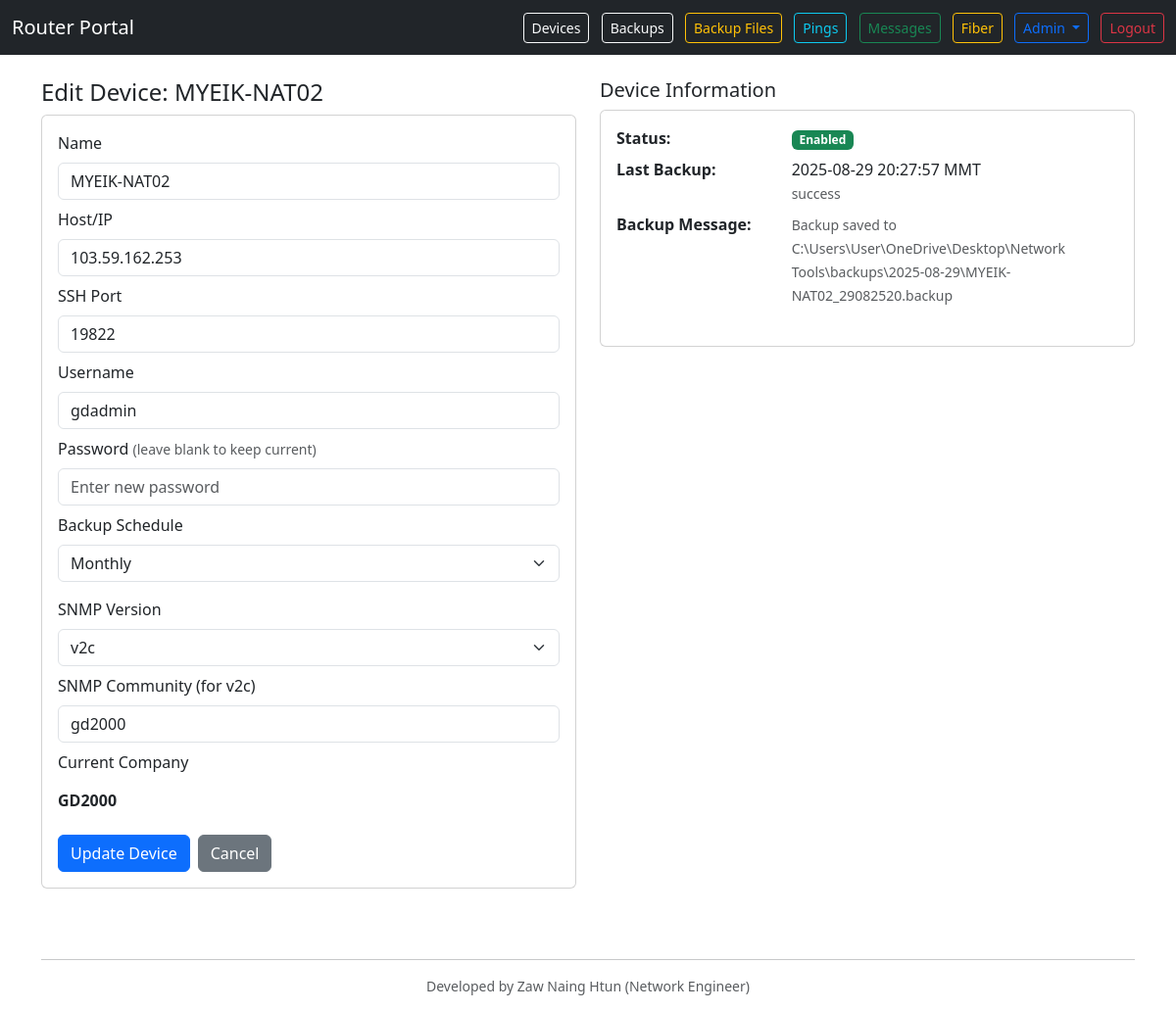
The app's page /devices/edit/3 (signed in) with its own data.
### models.py (models this page shows)
class Device(db.Model):
    __tablename__ = 'devices'
    id = db.Column(db.Integer, primary_key=True)
    name = db.Column(db.String(128), unique=True, nullable=False)
    host = db.Column(db.String(255), nullable=False)
    username = db.Column(db.String(128), nullable=False)
    password = db.Column(db.String(255), nullable=False)
    port = db.Column(db.Integer, nullable=False, default=22)
    enabled = db.Column(db.Boolean, nullable=False, default=True)
    snmp_version = db.Column(db.String(8), nullable=False, default='v2c')
    snmp_community = db.Column(db.String(128))
    company_id = db.Column(db.Integer, db.ForeignKey('companies.id'))
    schedule = db.Column(db.String(16), nullable=False, default='manual')
    last_backup_status = db.Column(db.String(16))  # success | fail | None
    last_backup_time = db.Column(db.DateTime(timezone=True))
    last_backup_message = db.Column(db.Text)
    metrics = db.relationship('ResourceMetric', backref='device', cascade='all, delete-orphan')
    last_cpu_alert_at = db.Column(db.DateTime(timezone=True))
    last_ram_alert_at = db.Column(db.DateTime(timezone=True))
    last_storage_alert_at = db.Column(db.DateTime(timezone=True))

### app.py (the view, shortened to what this page needs)
    @app.route('/devices/edit/<int:device_id>', methods=['GET', 'POST'])
    @login_required
    def edit_device(device_id: int):
        device = Device.query.get_or_404(device_id)
        user_company_ids = get_user_company_ids(current_user.id)
        if device.company_id not in user_company_ids:
            flash('You do not have access to this device.', 'danger')
            return redirect(url_for('devices_page'))
        user_companies = Company.query.filter(Company.id.in_(user_company_ids)).order_by(Company.name.asc()).all()
        return render_template('edit_device.html', device=device, companies=user_companies)

### app.py (called while the page is built)
def get_user_company_ids(user_id: int) -> list:
    if User.query.get(user_id).is_superadmin:
        return [c.id for c in Company.query.all()]
    user_companies = UserCompany.query.filter_by(user_id=user_id).all()
    return [uc.company_id for uc in user_companies]

### templates/edit_device.html (shortened to what this page needs)
{% extends 'base.html' %}
{% block content %}
<div class="row">
  <div class="col-md-6">
    <h4>Edit Device: {{ device.name }}</h4>
    <form method="post" class="card card-body mb-4">
      <div class="mb-2">
        <label class="form-label">Name</label>
        <input type="text" name="name" class="form-control" value="{{ device.name }}" required>
      </div>
      <div class="mb-2">
        <label class="form-label">Host/IP</label>
        <input type="text" name="host" class="form-control" value="{{ device.host }}" required>
      </div>
      <div class="mb-2">
        <label class="form-label">SSH Port</label>
        <input type="number" name="port" class="form-control" value="{{ device.port }}" min="1" max="65535">
      </div>
      <div class="mb-2">
        <label class="form-label">Username</label>
        <input type="text" name="username" class="form-control" value="{{ device.username }}" required>
      </div>
      <div class="mb-2">
        <label class="form-label">Password <small class="text-muted">(leave blank to keep current)</small></label>
        <input type="password" name="password" class="form-control" placeholder="Enter new password">
      </div>
      <div class="mb-3">
        <label class="form-label">Backup Schedule</label>
        <select name="schedule" class="form-select">
          <option value="monthly" {% if device.schedule == 'monthly' %}selected{% endif %}>Monthly</option>
        </select>
      </div>
      <div class="mb-2">
        <label class="form-label">SNMP Version</label>
        <select name="snmp_version" class="form-select">
          <option value="v2c" {% if device.snmp_version == 'v2c' %}selected{% endif %}>v2c</option>
        </select>
      </div>
      <div class="mb-2">
        <label class="form-label">SNMP Community (for v2c)</label>
        <input type="text" name="snmp_community" class="form-control" value="{{ device.snmp_community or '' }}" placeholder="public">
      </div>
      <div class="mb-3">
        <label class="form-label">Current Company</label>
        <div class="form-control-plaintext">
          <strong>{{ companies|selectattr('id', 'equalto', device.company_id)|first|default('Unknown')|attr('name') }}</strong>
        </div>
      </div>
      <div class="d-flex gap-2">
        <button class="btn btn-primary" type="submit">Update Device</button>
        <a href="{{ url_for('devices_page') }}" class="btn btn-secondary">Cancel</a>
      </div>
    </form>
  </div>
  <div class="col-md-6">
    <h5>Device Information</h5>
    <div class="card">
      <div class="card-body">
        <dl class="row">
          <dt class="col-sm-4">Status:</dt>
          <dd class="col-sm-8">
            {% if device.enabled %}
              <span class="badge bg-success">Enabled</span>
            {% else %}
              <span class="badge bg-danger">Disabled</span>
            {% endif %}
          </dd>
          <dt class="col-sm-4">Last Backup:</dt>
          <dd class="col-sm-8">
            {% if device.last_backup_time %}
              {{ device.last_backup_time|yangon_time }} MMT
              <br><small class="text-muted">{{ device.last_backup_status or 'Unknown' }}</small>
            {% else %}
              <span class="text-muted">Never</span>
            {% endif %}
          </dd>
          {% if device.last_backup_message %}
          <dt class="col-sm-4">Backup Message:</dt>
          <dd class="col-sm-8"><small class="text-muted">{{ device.last_backup_message }}</small></dd>
          {% endif %}
        </dl>
      </div>
    </div>
  </div>
</div>
{% endblock %}

### records on screen
Device: name "MYEIK-NAT02", host "103.59.162.253", port "19822", username "gdadmin", schedule "Monthly", snmp_version "v2c", snmp_community "gd2000", last_backup_time|yangon_time "2025-08-29 20:27:57", last_backup_status "success", last_backup_message "Backup saved to C:\\Users\\User\\OneDrive\\Desktop\\Network Tools\\backups\\2025-08-29\\MYEIK-NAT02_29082520.backup"
